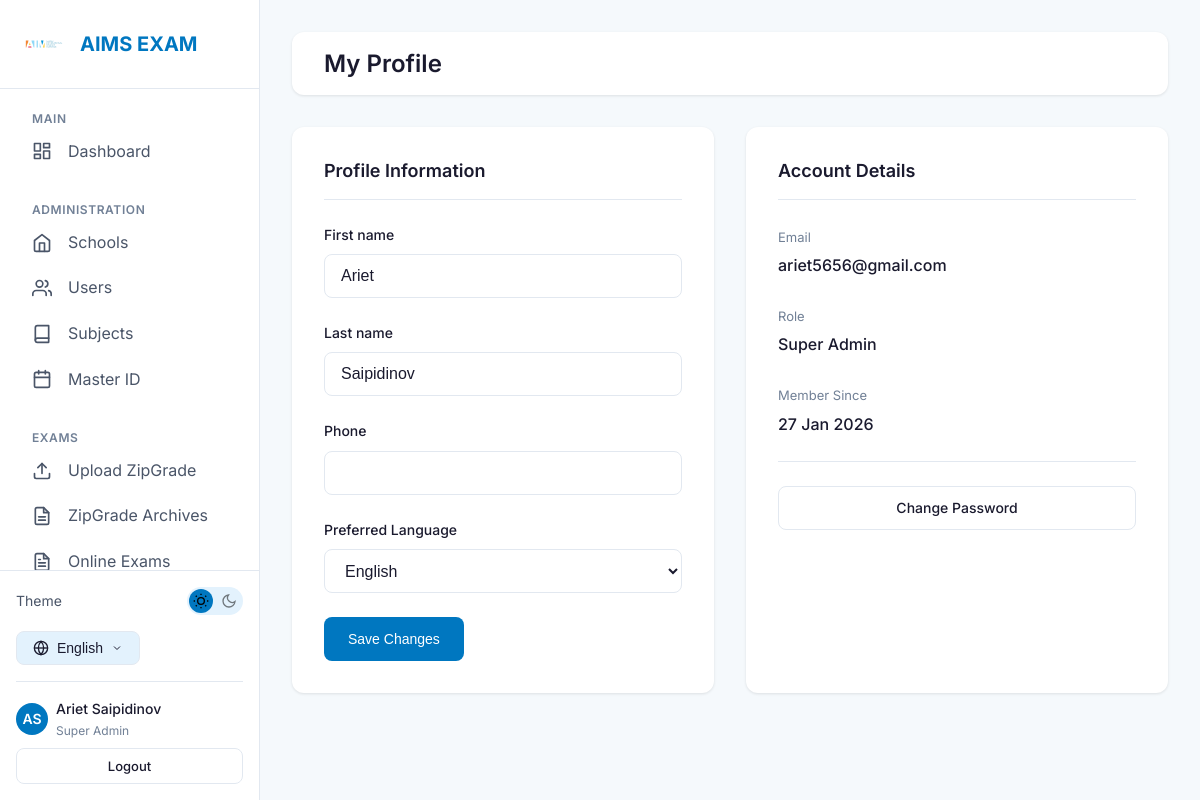
/profile/ (signed in), run on the app's committed database.
### accounts/models.py (models this page shows, shortened)
class User(AbstractUser):
    ROLE_CHOICES = [
        ('super_admin', _('Super Admin')),
        ('teacher', _('Teacher')),
        ('student', _('Student')),
    ]
    LANGUAGE_CHOICES = [
        ('en', 'English'),
        ('ru', 'Русский'),
        ('ky', 'Кыргызча'),
    ]
    username = models.CharField(max_length=150, blank=True, null=True)
    email = models.EmailField(_('email address'), unique=True)
    role = models.CharField(
        max_length=20,
        choices=ROLE_CHOICES,
        default='student',
        verbose_name=_('Role')
    )
    phone = models.CharField(max_length=20, blank=True, verbose_name=_('Phone'))
    mother_phone = models.CharField(max_length=20, blank=True, verbose_name=_("Mother's Phone"))
    father_phone = models.CharField(max_length=20, blank=True, verbose_name=_("Father's Phone"))
    primary_school = models.ForeignKey(
        'schools.School',
        on_delete=models.SET_NULL,
        null=True,
        blank=True,
        related_name='users',
        verbose_name=_('Primary School')
    )
    preferred_language = models.CharField(
        max_length=5,
        choices=LANGUAGE_CHOICES,
        default='en',
        verbose_name=_('Preferred Language')
    )
    created_at = models.DateTimeField(auto_now_add=True)
    updated_at = models.DateTimeField(auto_now=True)
    objects = UserManager()
    USERNAME_FIELD = 'email'
    REQUIRED_FIELDS = ['first_name', 'last_name']
    class Meta:
        verbose_name = _('User')
        verbose_name_plural = _('Users')
        ordering = ['-created_at']
    def get_full_name(self):
        return f"{self.first_name} {self.last_name}".strip()
    @property
    def is_student(self):
        return self.role == 'student'

### accounts/views.py (the view)
# urls.py: path('profile/', views.profile_view, name='profile'),
@login_required
def profile_view(request):
    user = request.user
    if user.is_student:
        FormClass = StudentProfileForm
    else:
        FormClass = ProfileForm
    if request.method == 'POST':
        form = FormClass(request.POST, instance=user)
        if form.is_valid():
            form.save()
            if 'preferred_language' in form.changed_data:
                activate(user.preferred_language)
                request.session['django_language'] = user.preferred_language
            messages.success(request, _('Profile updated successfully.'))
            return redirect('accounts:profile')
    else:
        form = FormClass(instance=user)
    return render(request, 'accounts/profile.html', {'form': form})

### accounts/forms.py
class ProfileForm(forms.ModelForm):
    class Meta:
        model = User
        fields = ['first_name', 'last_name', 'phone', 'preferred_language']
        widgets = {
            'first_name': forms.TextInput(attrs={'class': 'form-input'}),
            'last_name': forms.TextInput(attrs={'class': 'form-input'}),
            'phone': forms.TextInput(attrs={'class': 'form-input'}),
            'preferred_language': forms.Select(attrs={'class': 'form-select'}),
        }

### schools/templatetags/i18n_extras.py (called while the page is built)
@register.simple_tag(takes_context=True)
def switch_lang(context, lang_code):
    path = context['request'].path
    try:
        url = translate_url(path, lang_code)
        if url == path and lang_code not in path:
             match = resolve(path)
             with translation.override(lang_code):
                 url = reverse(match.view_name, args=match.args, kwargs=match.kwargs)
        query = context['request'].GET.urlencode()
        if query:
            url = f"{url}?{query}"
        return url
    except Exception:
        return path # Fallback to current path

### accounts/templates/accounts/profile.html (shortened to what this page needs)
{% extends 'base.html' %}
{% load i18n %}
{% block content %}
<div class="topbar">
    <h1 class="topbar-title">{% trans "My Profile" %}</h1>
</div>
<div style="display: grid; grid-template-columns: repeat(auto-fit, minmax(300px, 1fr)); gap: var(--spacing-xl);">
    <div class="card">
        <div class="card-header">
            <h3 class="card-title">{% trans "Profile Information" %}</h3>
        </div>
        <form method="post">
            {% for field in form %}
            <div class="form-group">
                <label for="{{ field.id_for_label }}" class="form-label">{{ field.label }}</label>
                {{ field }}
            </div>
            {% endfor %}
            <button type="submit" class="btn btn-primary">
                {% trans "Save Changes" %}
            </button>
        </form>
    </div>
    <div class="card">
        <div class="card-header">
            <h3 class="card-title">{% trans "Account Details" %}</h3>
        </div>
        <div style="display: flex; flex-direction: column; gap: var(--spacing-lg);">
            <div>
                <span class="text-muted" style="font-size: 0.8125rem;">{% trans "Email" %}</span>
                <p style="font-weight: 500; margin: var(--spacing-xs) 0 0 0; color: var(--text-primary);">
                    {{ user.email }}
                </p>
            </div>
            <div>
                <span class="text-muted" style="font-size: 0.8125rem;">{% trans "Role" %}</span>
                <p style="font-weight: 500; margin: var(--spacing-xs) 0 0 0; color: var(--text-primary);">
                    {% if user.role == 'super_admin' %}{% trans "Super Admin" %}
                    {% elif user.role == 'teacher' %}{% trans "Teacher" %}
                    {% else %}{% trans "Student" %}{% endif %}
                </p>
            </div>
            <div>
                <span class="text-muted" style="font-size: 0.8125rem;">{% trans "Member Since" %}</span>
                <p style="font-weight: 500; margin: var(--spacing-xs) 0 0 0; color: var(--text-primary);">
                    {{ user.created_at|date:"d M Y" }}
                </p>
            </div>
        </div>
        <hr style="border: none; border-top: 1px solid var(--border-color); margin: var(--spacing-lg) 0;">
        <a href="{% url 'accounts:password_change' %}" class="btn btn-outline btn-block">
            {% trans "Change Password" %}
        </a>
    </div>
</div>
{% endblock %}

### templates/partials/sidebar.html (shortened to what this page needs)
{% load static i18n i18n_extras %}
<aside class="sidebar">
    <div class="sidebar-header">
        <img src="{% static 'images/logo.png' %}" alt="AIMS" class="sidebar-logo" onerror="this.style.display='none'">
        <span class="sidebar-brand">AIMS EXAM</span>
    </div>
    <nav class="sidebar-nav">
        <div class="nav-section">
            <span class="nav-section-title">{% trans "Main" %}</span>
            <a href="{% url 'accounts:dashboard' %}"
                class="nav-item {% if request.resolver_match.url_name == 'dashboard' %}active{% endif %}">
                <span>{% trans "Dashboard" %}</span>
            </a>
        </div>
        {% if user.is_authenticated and user.role == 'super_admin' %}
        <div class="nav-section">
            <span class="nav-section-title">{% trans "Administration" %}</span>
            <a href="{% url 'schools:list' %}"
                class="nav-item {% if 'schools' in request.path and 'subjects' not in request.path and 'analytics' not in request.path and 'students' not in request.path %}active{% endif %}">
                <svg xmlns="http://www.w3.org/2000/svg" width="20" height="20" viewBox="0 0 24 24" fill="none"
                    stroke="currentColor" stroke-width="2" stroke-linecap="round" stroke-linejoin="round">
                    <path d="M3 9l9-7 9 7v11a2 2 0 0 1-2 2H5a2 2 0 0 1-2-2z"></path>
                    <polyline points="9 22 9 12 15 12 15 22"></polyline>
                </svg>
                <span>{% trans "Schools" %}</span>
            </a>
            <a href="{% url 'accounts:users' %}" class="nav-item {% if 'users' in request.path %}active{% endif %}">
                <span>{% trans "Users" %}</span>
            </a>
            <a href="{% url 'schools:subjects' %}"
                class="nav-item {% if 'subjects' in request.path %}active{% endif %}">
                <svg xmlns="http://www.w3.org/2000/svg" width="20" height="20" viewBox="0 0 24 24" fill="none"
                    stroke="currentColor" stroke-width="2" stroke-linecap="round" stroke-linejoin="round">
                    <path d="M4 19.5A2.5 2.5 0 0 1 6.5 17H20"></path>
                    <path d="M6.5 2H20v20H6.5A2.5 2.5 0 0 1 4 19.5v-15A2.5 2.5 0 0 1 6.5 2z"></path>
                </svg>
                <span>{% trans "Subjects" %}</span>
            </a>
            <a href="{% url 'schools:master_students' %}"
                class="nav-item {% if 'students' in request.path and 'schools' in request.path %}active{% endif %}">
                <span>{% trans "Master ID" %}</span>
            </a>
        </div>
        {% endif %}
        {% if user.is_authenticated and user.role in 'super_admin,teacher' %}
        <div class="nav-section">
            <span class="nav-section-title">{% trans "Exams" %}</span>
            <a href="{% url 'zipgrade:upload' %}"
                class="nav-item {% if 'zipgrade/upload' in request.path %}active{% endif %}">
                <span>{% trans "Upload ZipGrade" %}</span>
            </a>
            <a href="{% url 'zipgrade:results' %}"
                class="nav-item {% if 'zipgrade' in request.path and 'upload' not in request.path %}active{% endif %}">
                <span>{% trans "ZipGrade Archives" %}</span>
            </a>
            <a href="{% url 'exams:exam_list' %}"
                class="nav-item {% if 'exams' in request.path and 'create' not in request.path %}active{% endif %}">
                <span>{% trans "Online Exams" %}</span>
            </a>
        </div>
        {% endif %}
    </nav>
    <div class="sidebar-footer" style="padding: var(--spacing-md); border-top: 1px solid var(--border-color);">
        <div
            style="display: flex; align-items: center; justify-content: space-between; margin-bottom: var(--spacing-md);">
            <span style="font-size: 0.875rem; color: var(--text-secondary);">{% trans "Theme" %}</span>
            <button class="theme-toggle" aria-label="Toggle theme">
                <svg class="theme-toggle-icon moon-icon" xmlns="http://www.w3.org/2000/svg" viewBox="0 0 24 24"
                    fill="none" stroke="currentColor" stroke-width="2">
                    <path d="M21 12.79A9 9 0 1 1 11.21 3 7 7 0 0 0 21 12.79z"></path>
                </svg>
            </button>
        </div>
        <div class="lang-selector">
            <button class="lang-btn">
                <span>
                    {% if LANGUAGE_CODE == 'en' %}English
                    {% elif LANGUAGE_CODE == 'ru' %}Русский
                    {% elif LANGUAGE_CODE == 'ky' %}Кыргызча
                    {% else %}Language{% endif %}
                </span>
                <svg xmlns="http://www.w3.org/2000/svg" width="12" height="12" viewBox="0 0 24 24" fill="none"
                    stroke="currentColor" stroke-width="2">
                    <polyline points="6 9 12 15 18 9"></polyline>
                </svg>
            </button>
        </div>
        {% if user.is_authenticated %}
        <div
            style="margin-top: var(--spacing-md); padding-top: var(--spacing-md); border-top: 1px solid var(--border-color);">
            <a href="{% url 'accounts:profile' %}"
                style="display: flex; align-items: center; gap: var(--spacing-sm); color: var(--text-secondary); font-size: 0.875rem;">
                <div
                    style="width: 32px; height: 32px; border-radius: 50%; background: var(--primary-blue); color: white; display: flex; align-items: center; justify-content: center; font-weight: 600;">
                    {{ user.first_name|slice:":1"|upper }}{{ user.last_name|slice:":1"|upper }}
                </div>
                <div style="flex: 1; overflow: hidden;">
                    <div
                        style="font-weight: 500; color: var(--text-primary); white-space: nowrap; overflow: hidden; text-overflow: ellipsis;">
                        {{ user.get_full_name|default:user.email }}
                    </div>
                    <div style="font-size: 0.75rem; color: var(--text-muted);">
                        {% if user.role == 'super_admin' %}{% trans "Super Admin" %}
                        {% elif user.role == 'teacher' %}{% trans "Teacher" %}
                        {% else %}{% trans "Student" %}{% endif %}
                    </div>
                </div>
            </a>
            <a href="{% url 'accounts:logout' %}" class="btn btn-outline btn-sm btn-block"
                style="margin-top: var(--spacing-sm);">
                {% trans "Logout" %}
            </a>
        </div>
        {% endif %}
    </div>
</aside>

### data on the page
User: first_name "A", last_name "S", get_full_name "Ariet Saipidinov", form "Ariet" "Saipidinov" "English", email "ariet5656@gmail.com", created_at "27 Jan 2026"

### other printed values
{{ field.label }} "First name" "Last name" "Phone" "Preferred Language"
